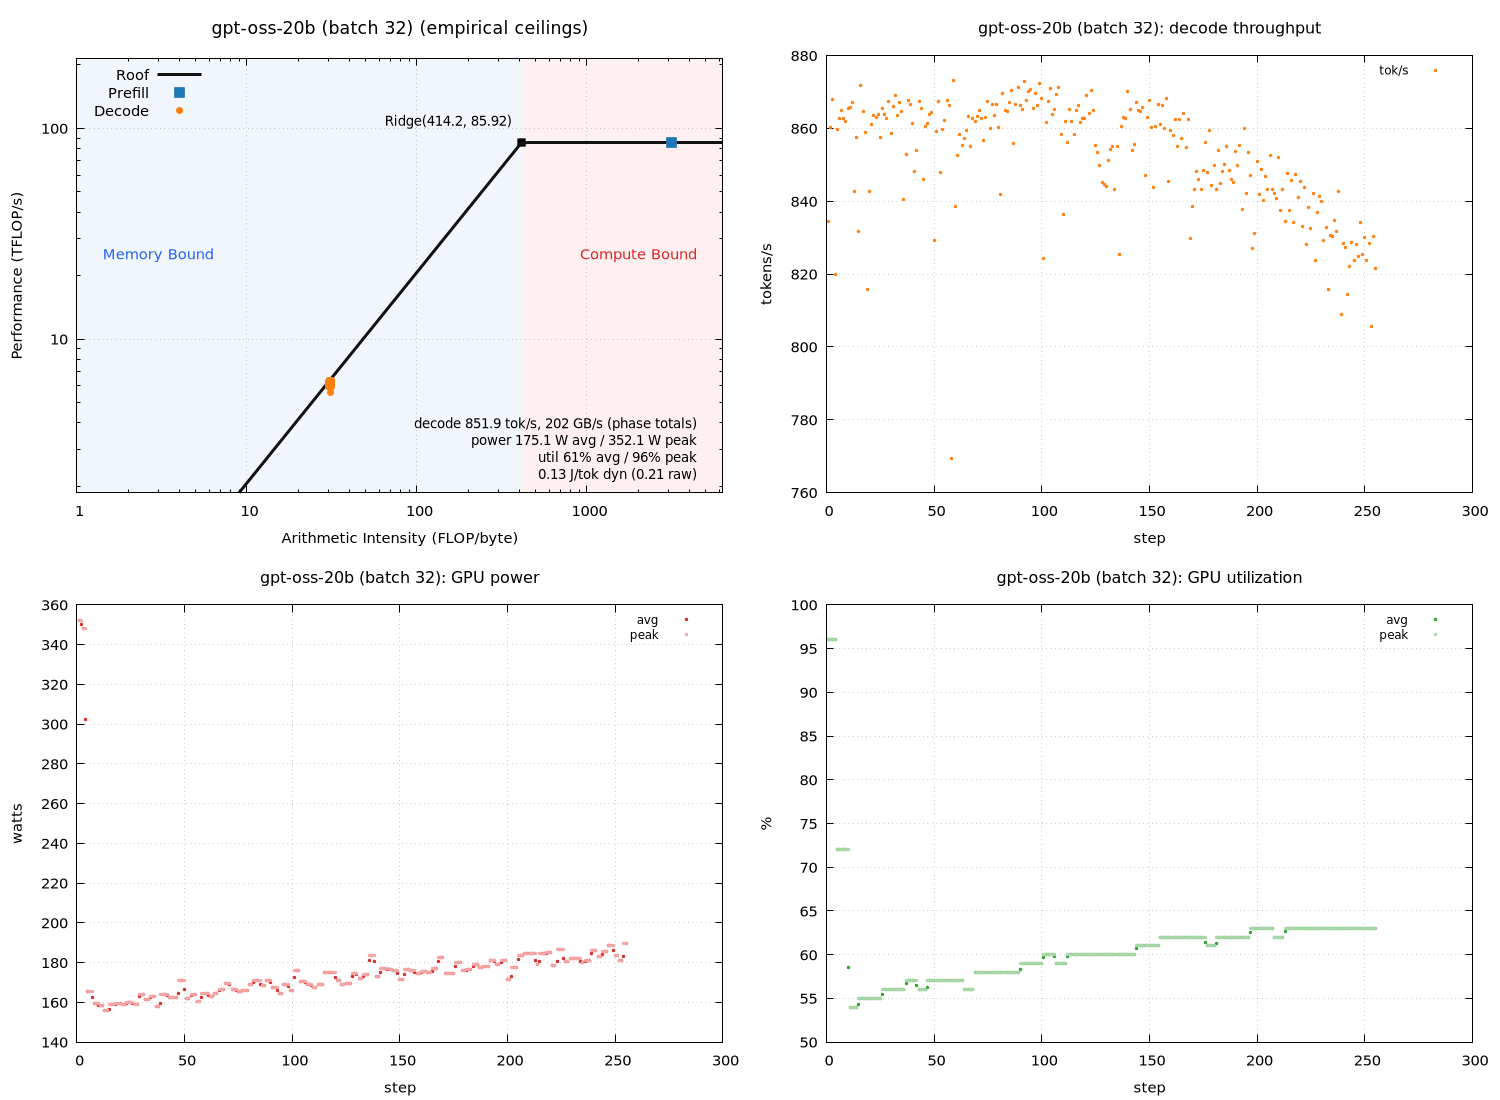

Source code (gnuplot):
set terminal pngcairo size 1500,1100 enhanced font 'Sans,11'
set output 'sweep_a100_tf/gpt_b032_roofline.png'
set datafile separator "\t"
set datafile missing 'NaN'
set multiplot layout 2,2
unset label
unset object
unset arrow
set title "gpt-oss-20b (batch 32) (empirical ceilings)" font ',13'
set xlabel "Arithmetic Intensity (FLOP/byte)"
set ylabel "Performance (TFLOP/s)"
set logscale xy
set xrange [1:6316.27]
set yrange [1.86701:214.809]
set grid xtics ytics
set key top left
set object 1 rectangle from graph 0, graph 0 to first 414.171, graph 1 \
    fillcolor rgb '#dce9f7' fillstyle solid 0.45 noborder behind
set object 2 rectangle from first 414.171, graph 0 to graph 1, graph 1 \
    fillcolor rgb '#fbdcdc' fillstyle solid 0.45 noborder behind
set label 1 "Memory Bound" at graph 0.04, graph 0.55 left \
    textcolor rgb '#2563eb' font ',11'
set label 2 "Compute Bound" at graph 0.96, graph 0.55 right \
    textcolor rgb '#dc2626' font ',11'
set label 3 "Ridge(414.2, 85.92)" \
    at first 414.171, first 85.9235 right \
    point pointtype 5 pointsize 1.2 \
    offset character -1.5, character 1 font ',10'
set label 4 "decode 851.9 tok/s, 202 GB/s (phase totals)\npower 175.1 W avg / 352.1 W peak\nutil 61% avg / 96% peak\n0.13 J/tok dyn (0.21 raw)" at graph 0.96, graph 0.16 right font ',10'
peak_t = 85.9235
peak_b = 207.459
roof(x) = (x * peak_b / 1000.0 < peak_t) ? x * peak_b / 1000.0 : peak_t
plot roof(x) with lines linewidth 3 linecolor rgb '#111111' title 'Roof', \
     'sweep_a100_tf/gpt_b032_roofline.dat' using 3:(strcol(2) eq 'prefill' ? $4 : 1/0) with points \
         pointtype 5 pointsize 1.6 linecolor rgb '#1f77b4' title 'Prefill', \
     'sweep_a100_tf/gpt_b032_roofline.dat' using 3:(strcol(2) eq 'decode' ? $4 : 1/0) with points \
         pointtype 7 pointsize 1.0 linecolor rgb '#ff7f0e' title 'Decode'

unset label
unset object
unset arrow
unset logscale
set xrange [*:*]
set yrange [*:*]
set title "gpt-oss-20b (batch 32): decode throughput" font ',12'
set xlabel "step"
set ylabel "tokens/s"
set grid xtics ytics
set key top right font ',9'
plot 'sweep_a100_tf/gpt_b032_roofline.dat' using 1:(strcol(2) eq 'decode' ? $5 : 1/0) with points pointtype 7 pointsize 0.4 linecolor rgb '#ff7f0e' title 'tok/s'

unset label
unset object
unset arrow
unset logscale
set xrange [*:*]
set yrange [*:*]
set title "gpt-oss-20b (batch 32): GPU power" font ',12'
set xlabel "step"
set ylabel "watts"
set grid xtics ytics
set key top right font ',9'
plot 'sweep_a100_tf/gpt_b032_roofline.dat' using 1:(strcol(2) eq 'decode' ? $6 : 1/0) with points pointtype 7 pointsize 0.4 linecolor rgb '#d62728' title 'avg', \
     'sweep_a100_tf/gpt_b032_roofline.dat' using 1:(strcol(2) eq 'decode' ? $8 : 1/0) with points pointtype 7 pointsize 0.4 linecolor rgb '#f4a6a6' title 'peak'

unset label
unset object
unset arrow
unset logscale
set xrange [*:*]
set yrange [*:*]
set title "gpt-oss-20b (batch 32): GPU utilization" font ',12'
set xlabel "step"
set ylabel "%"
set grid xtics ytics
set key top right font ',9'
plot 'sweep_a100_tf/gpt_b032_roofline.dat' using 1:(strcol(2) eq 'decode' ? $7 : 1/0) with points pointtype 7 pointsize 0.4 linecolor rgb '#2ca02c' title 'avg', \
     'sweep_a100_tf/gpt_b032_roofline.dat' using 1:(strcol(2) eq 'decode' ? $9 : 1/0) with points pointtype 7 pointsize 0.4 linecolor rgb '#a9d7a9' title 'peak'

unset multiplot
